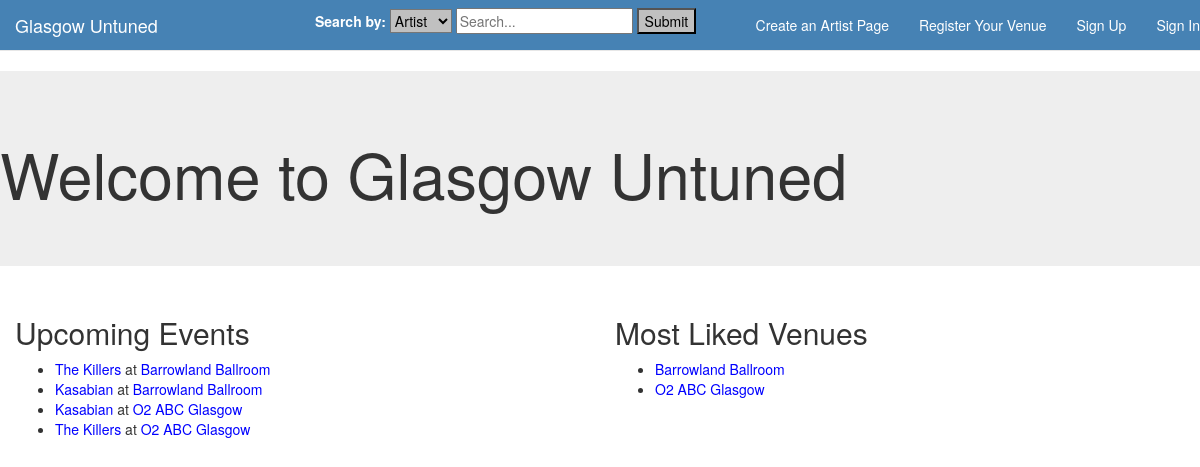
The page / on the database its author committed.
### glasuntu/models.py (models this page shows, shortened)
class Event(models.Model):
	name = models.ForeignKey(ArtistPage, default = "")
	date = models.DateField(default = "")
	venue = models.ForeignKey(VenuePage, default = "")

class ArtistPage(models.Model):
	id = models.IntegerField(primary_key = True)
	name = models.CharField(unique=True, max_length=200)
	owner = models.ForeignKey(User, default = 1)
	picture = models.CharField(max_length=400, default = "https://ryanboudnotisahackdotcom.files.wordpress.com/2017/02/266c2fa0-9909-4e54-bb45-a4ef515e404f.jpg")
	website = models.CharField(max_length=200, default = "")
	info = models.CharField(max_length=1000, default = "")
	genre = models.CharField(max_length=200, default = "")

class VenuePage(models.Model):
	id = models.IntegerField(primary_key = True)
	name = models.CharField(max_length=200, default = "")
	owner = models.ForeignKey(User, default = 1)
	address = models.CharField(max_length=200, default = "")
	picture = models.CharField(max_length=400, default = "https://encrypted-tbn0.gstatic.com/images?q=tbn:ANd9GcTKh6zi1IdUc7vNzKuyCT_AgHj8GxpBUBjZ-0rCtk5GmSOJoMKjRQ")
	website = models.CharField(max_length=200, default = "")
	info = models.CharField(max_length=1000, default = "")
	genre = models.CharField(max_length=200, default = "")
	likes = models.IntegerField(default=0)
	def __str__(self):
		return self.name

### glasuntu/views.py (the view)
# urls.py: url(r'^$', views.index, name='index'),
def index(request):
	events = Event.objects.order_by('date')
	genres = Genre.objects.order_by('name')
	venues = VenuePage.objects.order_by('-likes')[:5]
	context_dict = {
		"events":events,
		"genres":genres,
                "venues":venues
	}
	return render (request, 'glasuntu/index.html', context_dict)

### glasuntu/templates/glasuntu/index.html (shortened to what this page needs)
{% extends "glasuntu/base.html" %}
{% block header %}
<head>
</head>
<div class = "jumbotron">
	<h1>Welcome to Glasgow Untuned</h1>
</div>
{% endblock header %}
{% block content %}
<body>
	<div class = "col-md-6" id = "upcoming">
		<h2>Upcoming Events</h2>
			<nav id = "EventsNav">
				<ul>
					{% for event in events %}
						<li><a href="{% url 'glasuntu:artist' event.name.id %}">{{ event.name.name }}</a> at <a href="{% url 'glasuntu:venue' event.venue.id %}">{{event.venue}}</a></li>
					{% empty %}
						<li>No events are scheduled yet.</li>
					{% endfor %}
				</ul>
			</nav>
	</div>
	<div class = "col-md-6" id = "recent">
		<h2>Most Liked Venues</h2>
			<nav id = "RecentNav">
				<ul>
					{% for venue in venues %}
						<li><a href="{% url 'glasuntu:venue' venue.id %}">{{ venue.name }}</a></li>
					{% empty %}
						<li>There are no liked venues.</li>
					{% endfor %}
				</ul>
			</nav>
	</div>
</body>
{% endblock content %}

### glasuntu/templates/glasuntu/base.html (shortened to what this page needs)
{% load static %}
{% load bootstrap3 %}
<!DOCTYPE html>
<html lang = "en">
	<head>
	<link rel = "stylesheet" href = "/static/glasuntu/custom.css">
	<link rel = "stylesheet" href = "/static/glasuntu/ven.css">
	{% bootstrap_css %}
	</head>
	<body>
	<nav class = "navbar navbar-default navbar-static-top">
		<a href="{% url 'glasuntu:index' %}" class = "navbar-brand">Glasgow Untuned</a>
		<form method = "GET" action = "{% url 'glasuntu:search' %}" class = "navbar-form navbar-left" id = "navSearch">
			<label for="search_options" id = "label">Search by:</label>
			<select id = "search_options" name = "s" value = "{{ request.GET.s }}"/>
				<option value = "a">Artist</option>
			<input id = "search" name = "q" type = "text" placeholder = "Search..." value = "{{ request.GET.q }}"/>
			<input id = "searchButt" type = "submit" value = "Submit"/>
		</form>
		<ul class="nav navbar-nav navbar-right">
			<li><a href = "{% url 'glasuntu:new_artist' %}" id = "navRight" >Create an Artist Page</a></li>
			<li><a href = "{% url 'glasuntu:new_venue' %}" id = "navRight">Register Your Venue</a></li>
			{% if user.is_authenticated %}
				<li><a href="{% url 'auth_logout' %}" id = "navRight">Logout</a></li>
			{% else %}
				<li><a href="{% url 'registration_register' %}" id = "navRight">Sign Up</a></li>
				<li><a href="{% url 'auth_login' %}" id = "navRight">Sign In</a></li>
			{% endif %}
		</ul>
	</nav>
	{% block header %}{% endblock header %}
	{% block content %}{% endblock content %}
	</body>
</html>

### glasuntu/static/glasuntu/custom.css (style rules this page uses)
.navbar-default { background-color: SteelBlue !important; position: fixed; }
.navbar-brand { color: white !important; }
#search_options { background-color: #C0C0C0 !important; color: black !important; }
#label { color: white; }
#searchButt { background-color: #C0C0C0; color: black; }
#navRight { color: white; }
#navSearch { position: absolute; left: 25%; }

### glasuntu/static/glasuntu/ven.css (style rules this page uses)
h1 { font-weight: bold; font-size: 50px; text-align:left; }
a:link { color: blue; }

### rows shown on the page
Event: name.name "The Killers", venue "Barrowland Ballroom"
Event: name.name "Kasabian", venue "Barrowland Ballroom"
Event: name.name "Kasabian", venue "O2 ABC Glasgow"
Event: name.name "The Killers", venue "O2 ABC Glasgow"
VenuePage: name "Barrowland Ballroom"
VenuePage: name "O2 ABC Glasgow"
